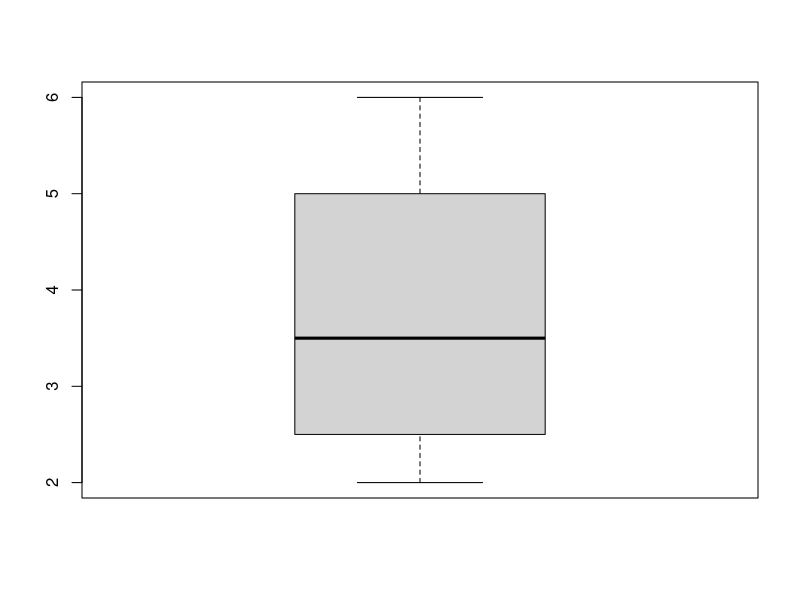
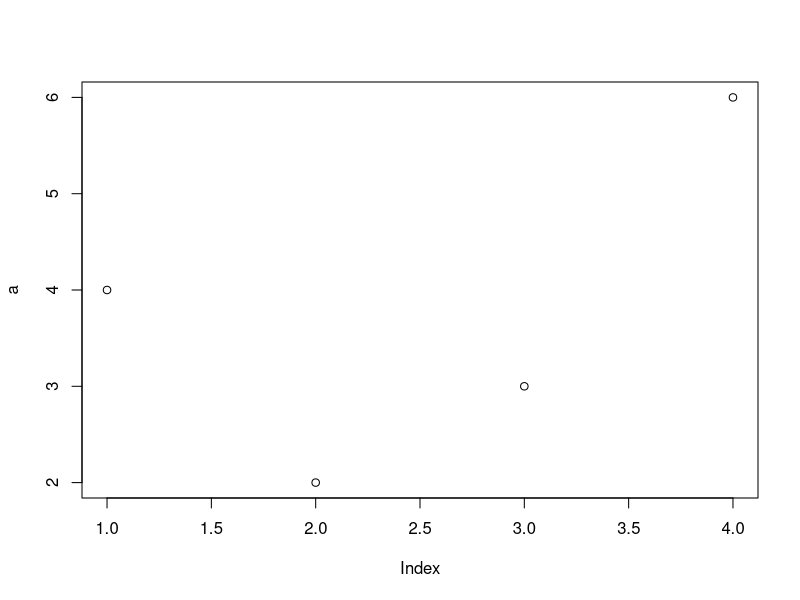
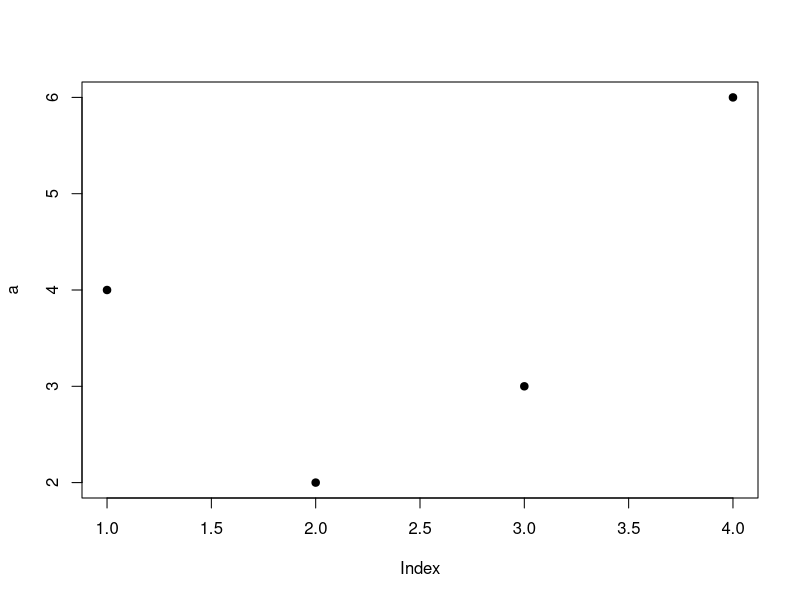
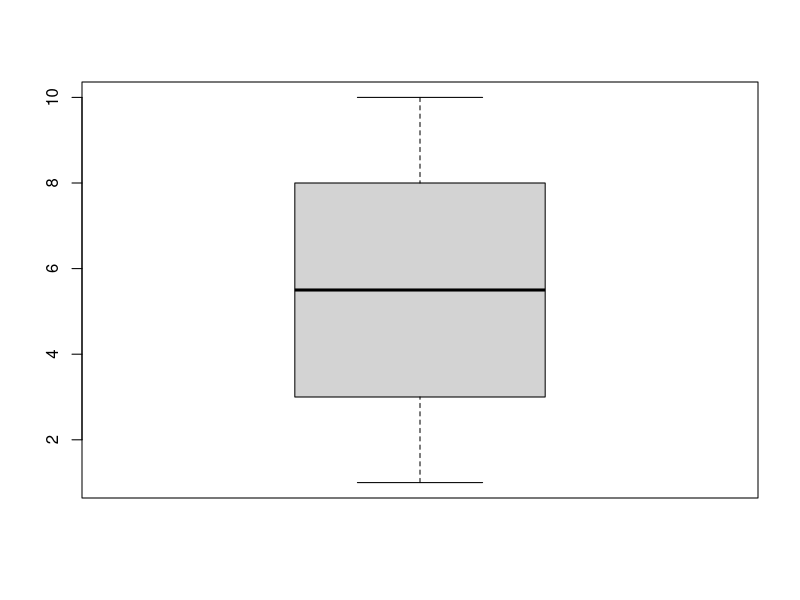
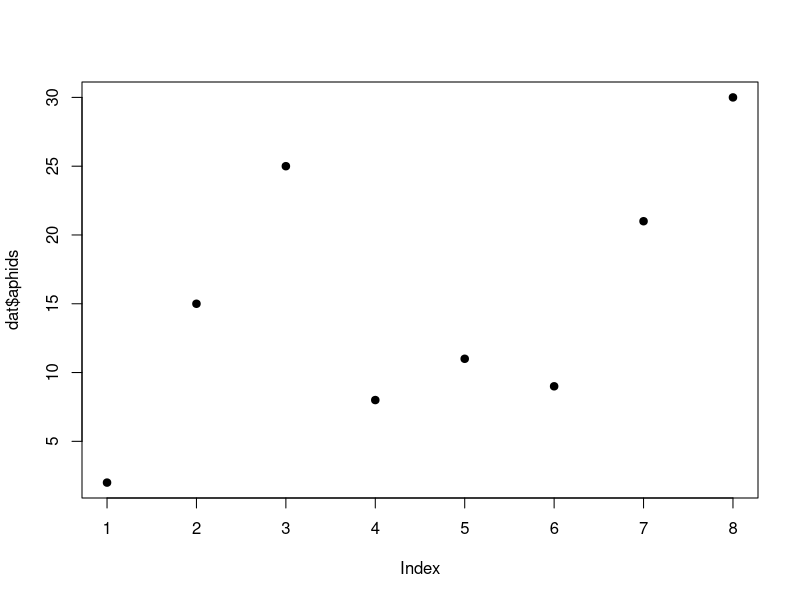
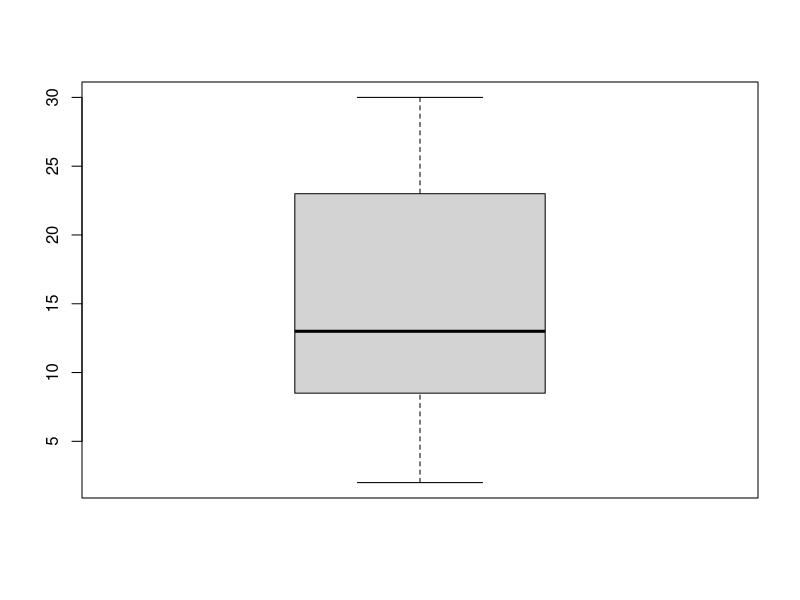
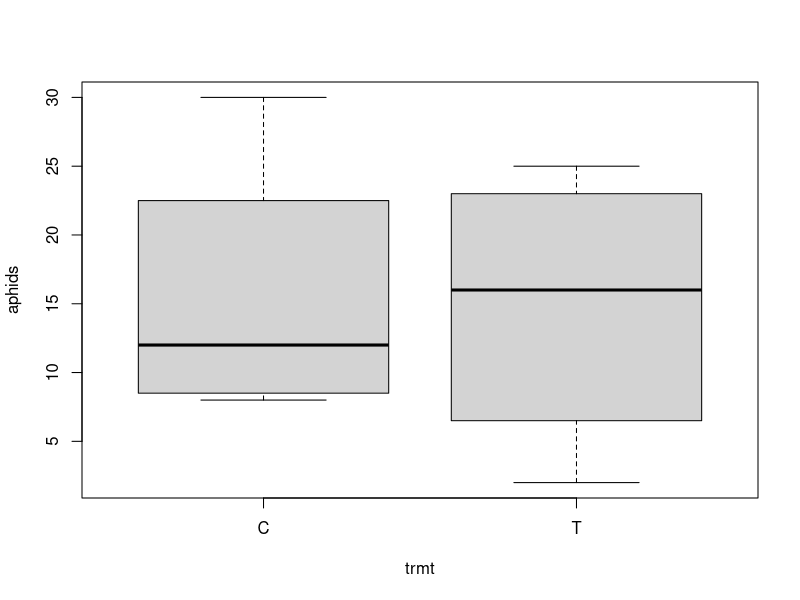

These figures' R source, in order:
############################################################################
# ENT6707 Entomological Techniques and Data Analysis

# start R & RStudio

# elements ('panes') of RStudio:
# - top left:     Script Editor
# - bottom left:  Console (where you give instructions to R)
# - top right:    Environment, Command History, Connections, GIT
# - bottom right: File Browser, Plots, Packages, Help, Viewer

# Check the version of R - shown in the Console

############################################################################

# Benefits of R: base functions/packages & additional add-on packages
# RStudio: an interface that makes it easier to interact with R

# create a script
# permanent, repeatable, annotated, shareable archive of your analysis

# R is a calculator
1 + 4

2 * 4

3 / 8

12.2 - 7.88

10^2

7 < 10

8 > 19

8 == 8
# are two things equal?

7 == 8

7 != 8
# are two things not equal?

7 != 7

# so far, R is printing answers into the console, but not saving them
# can assign to an object
x <- 4 / 2
# to see the contents of an object, type the name
x
print(x)

# create a numeric vector
# Vector: a group of numbers together
a <- c(4, 2, 3, 6) # uses c() which is a function that combines
a

mean(a)
sd(a)
boxplot(a)
plot(a)
plot(a, pch = 19)

# character/string vectors
a <- c("beetle", "bee", "cricket", "butterfly")
a # note, we have overwritten a

# quickly create a vector of consecutive numbers
# tells R to make a sequence
1:50
c(1:50)
1:10

# using functions to perform tasks
# arguments are separated by commas
# function(argument)
b <- seq(from = 1, to = 10, by = 1)
mean(b)
sd(b)
median(b)
boxplot(b)

# can use a function to clear the environment in R
ls() # list objects in the environment

rm(a) # remove object a

rm(list = ls()) # remove everything in the environment

# let's create a dataframe
id  <- 1:8
count <- c(2, 15, 25, 8, 11, 9, 21, 30)
trmt <- c("T", "C", "T", "C", "T", "C", "T", "C")

dat <- data.frame(id, count, trmt)
dat

summary(dat)
str(dat)

# view individual variables
dat$id
dat$count
dat$trmt
dat$id

# subset a row
dat[2,]

# subset a column
dat[,2]

# add a new variable
dat$plant <- c(1, 1, 2, 2, 3, 3, 4, 4)
str(dat)

# rename a variable
names(dat)[2] <- "aphids"
str(dat)

# graph the data
plot(dat$aphids, pch = 19)
boxplot(dat$aphids)
boxplot(aphids ~ trmt, data = dat)

